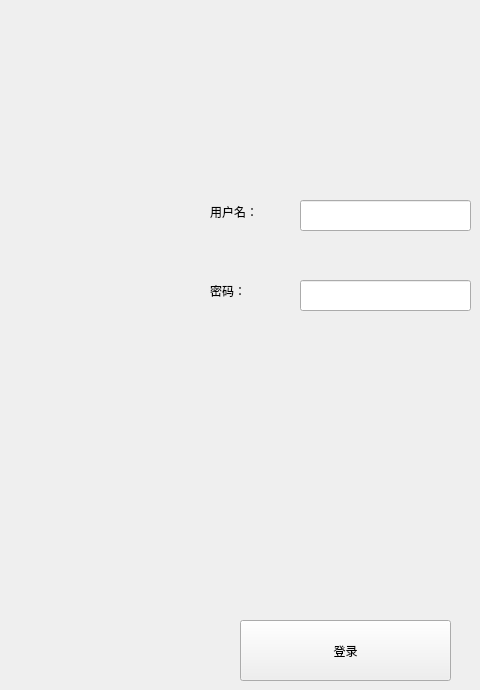
    <widget class="QWidget" name="stackedWidgetPage_Register">
     <widget class="QPushButton" name="pushButton_4To1">
      <property name="geometry">
       <rect>
        <x>30</x>
        <y>50</y>
        <width>41</width>
        <height>101</height>
       </rect>
      </property>
      <property name="styleSheet">
       <string notr="true">background: transparent;</string>
      </property>
      <property name="text">
       <string/>
      </property>
      <property name="flat">
       <bool>true</bool>
      </property>
     </widget>
     <widget class="QPushButton" name="pushButton_4To2">
      <property name="geometry">
       <rect>
        <x>30</x>
        <y>180</y>
        <width>41</width>
        <height>101</height>
       </rect>
      </property>
      <property name="styleSheet">
       <string notr="true">background: transparent;</string>
      </property>
      <property name="text">
       <string/>
      </property>
      <property name="flat">
       <bool>true</bool>
      </property>
     </widget>
     <widget class="QPushButton" name="pushButton_4To3">
      <property name="geometry">
       <rect>
        <x>30</x>
        <y>300</y>
        <width>41</width>
        <height>101</height>
       </rect>
      </property>
      <property name="styleSheet">
       <string notr="true">background: transparent;</string>
      </property>
      <property name="text">
       <string/>
      </property>
      <property name="flat">
       <bool>true</bool>
      </property>
     </widget>
     <widget class="QLabel" name="label">
      <property name="geometry">
       <rect>
        <x>210</x>
        <y>202</y>
        <width>54</width>
        <height>20</height>
       </rect>
      </property>
      <property name="text">
       <string>用户名：</string>
      </property>
     </widget>
     <widget class="QLabel" name="label_2">
      <property name="geometry">
       <rect>
        <x>210</x>
        <y>280</y>
        <width>54</width>
        <height>21</height>
       </rect>
      </property>
      <property name="text">
       <string>密码：</string>
      </property>
     </widget>
     <widget class="QLineEdit" name="lineEdit_usersnameInput">
      <property name="geometry">
       <rect>
        <x>300</x>
        <y>200</y>
        <width>171</width>
        <height>31</height>
       </rect>
      </property>
     </widget>
     <widget class="QLineEdit" name="lineEdit_passwordInput">
      <property name="geometry">
       <rect>
        <x>300</x>
        <y>280</y>
        <width>171</width>
        <height>31</height>
       </rect>
      </property>
     </widget>
     <widget class="QPushButton" name="pushButton_SignIn">
      <property name="geometry">
       <rect>
        <x>240</x>
        <y>620</y>
        <width>211</width>
        <height>61</height>
       </rect>
      </property>
      <property name="text">
       <string>登录</string>
      </property>
     </widget>
    </widget>
